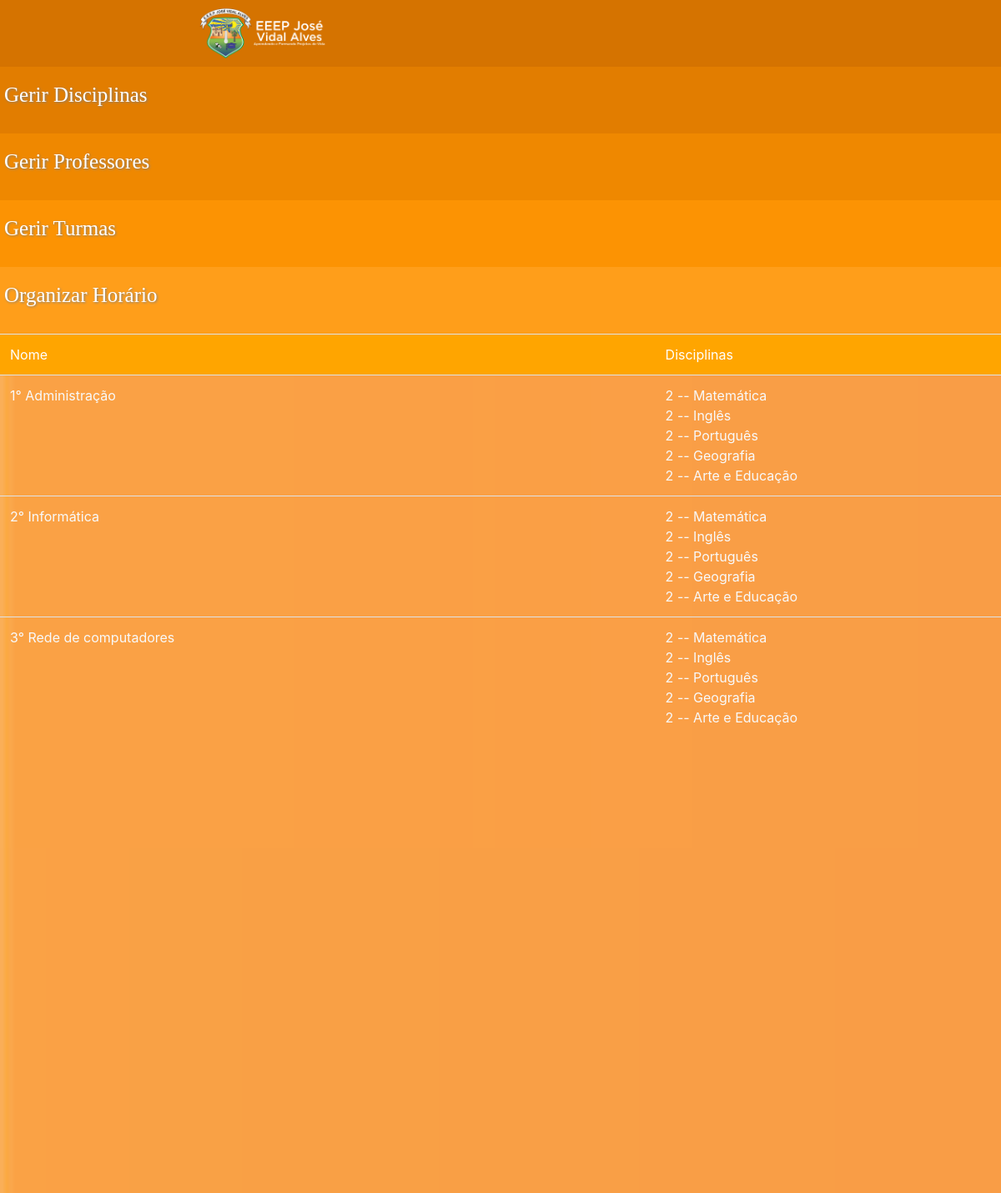
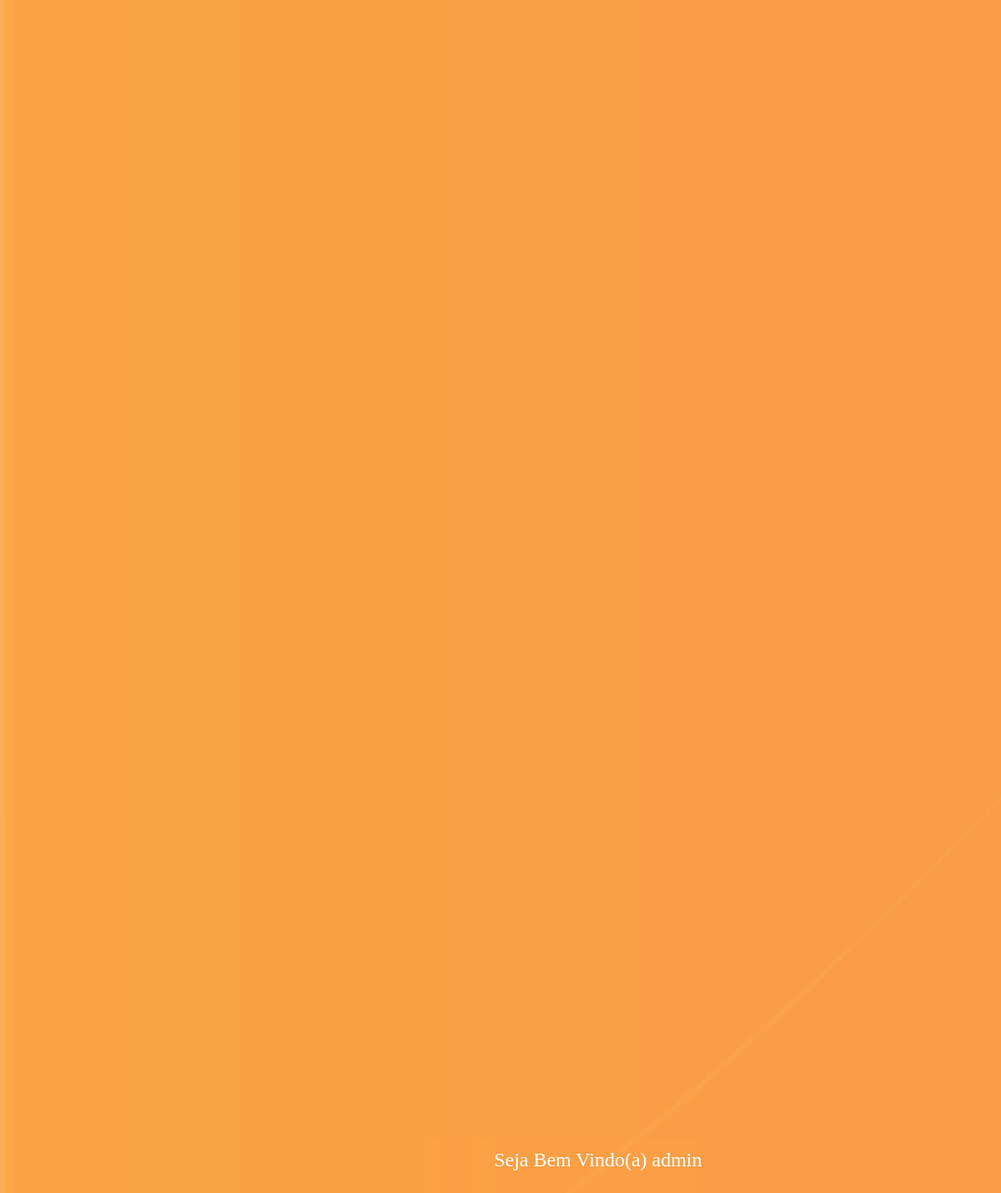
Page /horario/recuperar.php (signed in) on the committed database (2 pictures, top to bottom).
### tables this page shows
CREATE TABLE `tb_turmas` (
  `idtb_turmas` int(3) UNSIGNED NOT NULL,
  `tur_nome` varchar(30) DEFAULT NULL
);

### horario/recuperar.php (the view, shortened to what this page needs)
<!DOCTYPE html>
<html>
<head>
	<?php
	require "php/conexao.php";
	require "php/import.php";
	require "menuu.php";
?>
</head>
<body>
</body>
</html>

### horario/menuu.php (shortened to what this page needs)
<!DOCTYPE html>
<html>
<head>
  <?php
    require 'PHP/import.php';
  ?>
</head>
<body>
  <div id="barra">
    <ul class="pad0">
      <li id="menulogo"><img src="imagens/logobranca.png" id="imgmenu"></li>
      <li id="menu1" class="menu"><a href="disciplinas.php">Gerir Disciplinas</a></li>
      <li id="menu2" class="menu"><a href="professores.php">Gerir Professores</a></li>
      <li id="menu3" class="menu"><a href="turmas.php">Gerir Turmas</a></li>
      <li id="menu4" class="menu"><a href="organizar.php">Organizar Horário</a></li>
      <li>
        <div class="alturadasdisc">
            <table class="table text-light">
              <tr class="trhead">
                <td>Nome</td>
                <td>Disciplinas</td>
              </tr>
              <?php
                $sql = "SELECT * FROM tb_turmas";
                $query = mysqli_query($conn, $sql);
                while ($row = mysqli_fetch_assoc($query)) {
                  $idturma= $row['idtb_turmas'];
                  echo "<tr>";
                  echo "<td>";
                  echo $row['tur_nome'];
                  echo "</td>";
                  echo "<td>";
                  $sql4 ="SELECT dis_nome, qntd from tb_disciplinas Inner Join tb_disciplinas_has_tb_turmas on iddisciplinas = tb_disciplinas_iddisciplinas where tb_turmas_idtb_turmas = $idturma";
                  $result4 = mysqli_query($conn,$sql4);
                  while ($row4 = mysqli_fetch_assoc($result4)) {
                    echo $row4['qntd'];
                    echo "\t -- \t";
                    echo $row4['dis_nome'];
                    echo "<br>";
                  }
                  echo "</td>";
                  echo "</tr>";
                }
              ?>
            </table>
        </div>
      </li>
      <li><p class="text-center h4 pt-3 montserrat">Seja Bem Vindo(a) <?php echo $_SESSION['nome']; ?></p></li>
    </ul>
  </div>
</body>
</html>

### horario/CSS/estilo.css (style rules this page uses)
body { background-image:url('../imagens/backgroundTelaIncial.png'); background-size: 210vh 120vh; }
.montserrat { font-family: Montserrat; }
#barra { padding: 0px!important; background-color: rgba(250,162,68,0.8); width: 30vh; height: 200vh; text-decoration: none; position: fixed!important; color:#fff; }
.pad0 { padding: 0px!important; list-style-type: none; }
.menu { width: 30vh; padding-left: 5px; padding-top: 15px; font-family: Montserrat; font-size: 25px; height: 80px; transition-duration: 0.3s; text-shadow: 1px 1px 3px gray; }
#menulogo { background-color: #d57300; }
#menu1 { background-color: #e27d00; }
#menu2 { background-color: #ef8800; }
#menu3 { background-color: #fc9303; }
#menu4 { background-color: #ff9e1a; }
#imgmenu { padding-top: 10px; padding-bottom: 10px; height: 80px; width: auto; padding-left: 5vh; }
.trhead { color: white; background-color: orange; }
a { text-decoration: none!important; color: inherit!important; }
.alturadasdisc { height: 50vh!important; overflow: auto; }

### rows in the picture
tb_turmas: tur_nome "1° Administração", qntd "2", dis_nome "Matemática", dis_nome "Inglês", dis_nome "Português", dis_nome "Geografia", dis_nome "Arte e Educação"
tb_turmas: tur_nome "2° Informática", qntd "2", dis_nome "Matemática", dis_nome "Inglês", dis_nome "Português", dis_nome "Geografia", dis_nome "Arte e Educação"
tb_turmas: tur_nome "3° Rede de computadores", qntd "2", dis_nome "Matemática", dis_nome "Inglês", dis_nome "Português", dis_nome "Geografia", dis_nome "Arte e Educação"

### other values in the picture
$_SESSION['nome'] "admin"
